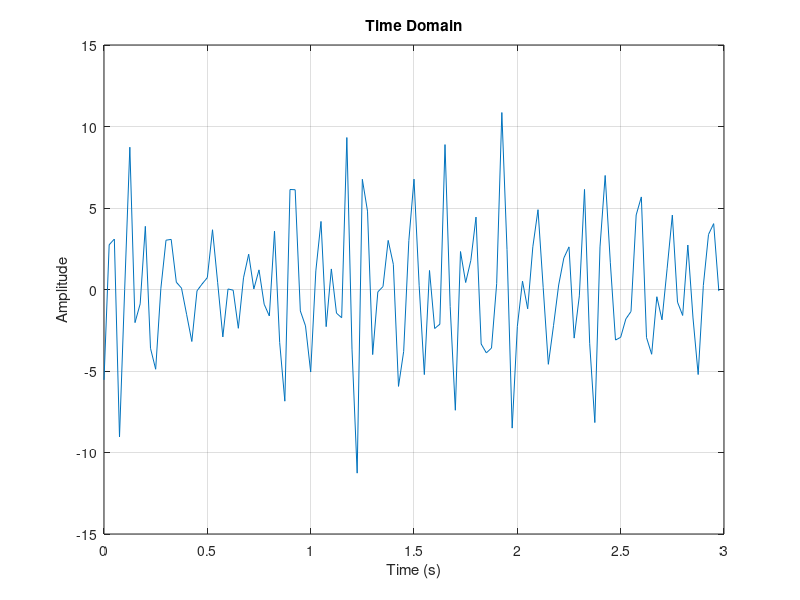
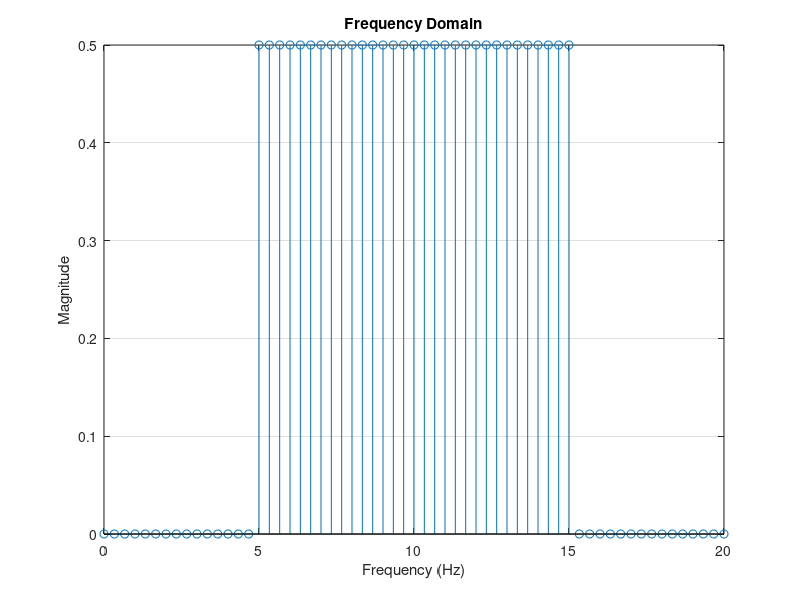
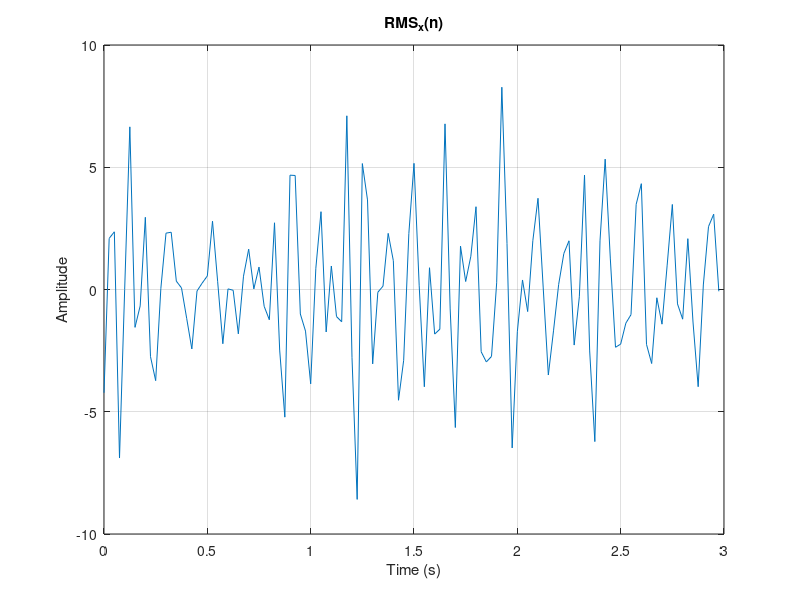

Source code (MATLAB) for these figures, in order:
%%  SETTING THE ROOT-MEAN-SQUARE OF A SIGNAL
clear all;
close all;
%% From previous task
% Parameters
f_min = 5; % Minimum frequency in Hz
f_max = 15; % Maximum frequency in Hz
N_freq = 31; % Number of equidistant frequencies
fs = 40; % Sampling frequency in Hz

% Frequency resolution
delta_f = (f_max - f_min) / (N_freq - 1);

% Frequencies in the excited band
frequencies = linspace(f_min, f_max, N_freq);

% Random phases
phases = 2 * pi * rand(1, N_freq);

% Frequency domain representation
N = fs / delta_f; % Total number of samples
X_tilde = zeros(1, N);
bin_indices = round(frequencies / delta_f) + 1; % Convert frequencies to bin indices
X_tilde(bin_indices) = 0.5 * exp(1j * phases);

% Compute inverse DFT
x_t = real(2*N*ifft(X_tilde, N));

% Time vector
t = (0:N-1) / fs;

% Frequency vector
f = (0:N-1) * delta_f;

% Time domain plot
figure;
plot(t, x_t);
title('Time Domain');
xlabel('Time (s)');
ylabel('Amplitude');
grid on;

% Frequency domain plot
figure;
stem(f, abs(X_tilde));
title('Frequency Domain');
xlabel('Frequency (Hz)');
ylabel('Magnitude');
xlim([0, f_max + 5]); % Limit x-axis to show the excited band
grid on;

% Period and frequency resolution
T = 1 / delta_f;
fprintf('Period of the multisine: %.2f seconds\n', T);
fprintf('Frequency resolution: %.2f Hz\n', delta_f);


%% 1. RMS value

RMS_des = 3;
RMS_x = rms(x_t);
x_des = x_t*(RMS_des/RMS_x);

figure;
plot(t, x_des);
title('RMS_x(n)');
xlabel('Time (s)');
ylabel('Amplitude');
grid on;
